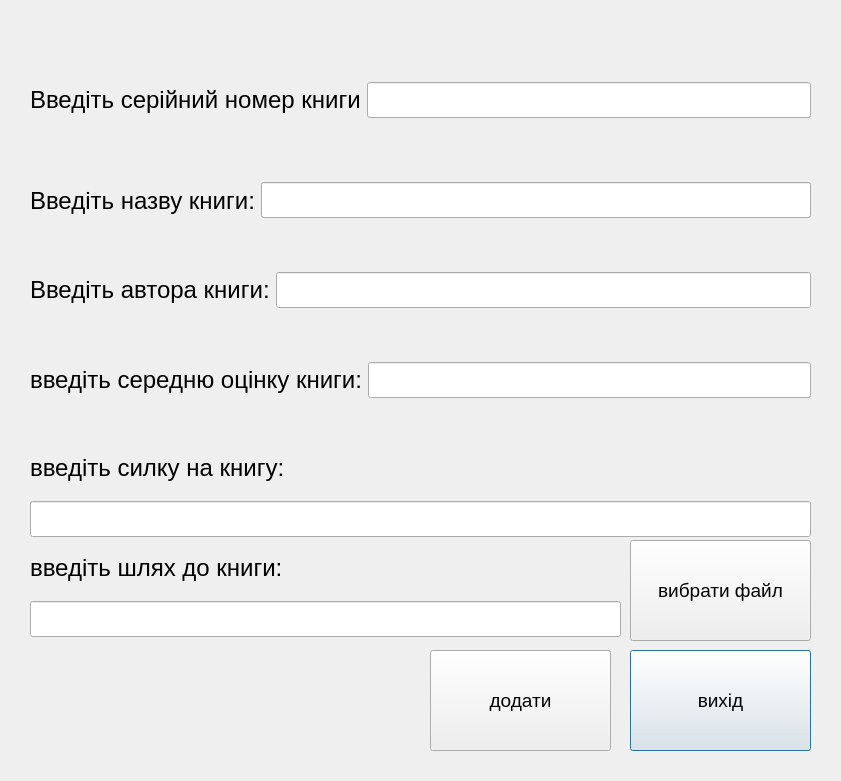
<?xml version="1.0" encoding="UTF-8"?>
<ui version="4.0">
 <class>addDataInDatabase</class>
 <widget class="QDialog" name="addDataInDatabase">
  <property name="geometry">
   <rect>
    <x>0</x>
    <y>0</y>
    <width>841</width>
    <height>781</height>
   </rect>
  </property>
  <property name="windowTitle">
   <string>Dialog</string>
  </property>
  <widget class="QPushButton" name="pushButton">
   <property name="geometry">
    <rect>
     <x>630</x>
     <y>650</y>
     <width>181</width>
     <height>101</height>
    </rect>
   </property>
   <property name="font">
    <font>
     <pointsize>14</pointsize>
    </font>
   </property>
   <property name="text">
    <string>вихід</string>
   </property>
  </widget>
  <widget class="QPushButton" name="addData">
   <property name="geometry">
    <rect>
     <x>430</x>
     <y>650</y>
     <width>181</width>
     <height>101</height>
    </rect>
   </property>
   <property name="font">
    <font>
     <pointsize>14</pointsize>
    </font>
   </property>
   <property name="text">
    <string>додати</string>
   </property>
  </widget>
  <widget class="QWidget" name="horizontalLayoutWidget">
   <property name="geometry">
    <rect>
     <x>30</x>
     <y>160</y>
     <width>781</width>
     <height>81</height>
    </rect>
   </property>
   <layout class="QHBoxLayout" name="horizontalLayout">
    <item>
     <widget class="QLabel" name="label">
      <property name="font">
       <font>
        <pointsize>18</pointsize>
       </font>
      </property>
      <property name="text">
       <string>Введіть назву книги:</string>
      </property>
     </widget>
    </item>
    <item>
     <widget class="QLineEdit" name="nameBook">
      <property name="font">
       <font>
        <pointsize>18</pointsize>
       </font>
      </property>
     </widget>
    </item>
   </layout>
  </widget>
  <widget class="QWidget" name="horizontalLayoutWidget_2">
   <property name="geometry">
    <rect>
     <x>30</x>
     <y>250</y>
     <width>781</width>
     <height>80</height>
    </rect>
   </property>
   <layout class="QHBoxLayout" name="horizontalLayout_2">
    <item>
     <widget class="QLabel" name="label_2">
      <property name="font">
       <font>
        <pointsize>18</pointsize>
       </font>
      </property>
      <property name="text">
       <string>Введіть автора книги:</string>
      </property>
     </widget>
    </item>
    <item>
     <widget class="QLineEdit" name="authorofBook">
      <property name="font">
       <font>
        <pointsize>18</pointsize>
       </font>
      </property>
      <property name="text">
       <string/>
      </property>
     </widget>
    </item>
   </layout>
  </widget>
  <widget class="QWidget" name="horizontalLayoutWidget_3">
   <property name="geometry">
    <rect>
     <x>30</x>
     <y>340</y>
     <width>781</width>
     <height>80</height>
    </rect>
   </property>
   <layout class="QHBoxLayout" name="horizontalLayout_3">
    <item>
     <widget class="QLabel" name="label_3">
      <property name="font">
       <font>
        <pointsize>18</pointsize>
       </font>
      </property>
      <property name="text">
       <string>введіть середню оцінку книги:</string>
      </property>
     </widget>
    </item>
    <item>
     <widget class="QLineEdit" name="gpa">
      <property name="font">
       <font>
        <pointsize>18</pointsize>
       </font>
      </property>
      <property name="text">
       <string/>
      </property>
     </widget>
    </item>
   </layout>
  </widget>
  <widget class="QWidget" name="horizontalLayoutWidget_4">
   <property name="geometry">
    <rect>
     <x>30</x>
     <y>60</y>
     <width>781</width>
     <height>80</height>
    </rect>
   </property>
   <layout class="QHBoxLayout" name="horizontalLayout_4">
    <item>
     <widget class="QLabel" name="label_4">
      <property name="font">
       <font>
        <pointsize>18</pointsize>
       </font>
      </property>
      <property name="text">
       <string>Введіть серійний номер книги</string>
      </property>
     </widget>
    </item>
    <item>
     <widget class="QLineEdit" name="idBook">
      <property name="font">
       <font>
        <pointsize>18</pointsize>
       </font>
      </property>
     </widget>
    </item>
   </layout>
  </widget>
  <widget class="QWidget" name="verticalLayoutWidget">
   <property name="geometry">
    <rect>
     <x>30</x>
     <y>440</y>
     <width>781</width>
     <height>97</height>
    </rect>
   </property>
   <layout class="QVBoxLayout" name="verticalLayout">
    <item>
     <widget class="QLabel" name="label_5">
      <property name="font">
       <font>
        <pointsize>18</pointsize>
       </font>
      </property>
      <property name="text">
       <string>введіть cилку на книгу:</string>
      </property>
     </widget>
    </item>
    <item>
     <widget class="QLineEdit" name="wayToPDF">
      <property name="font">
       <font>
        <pointsize>18</pointsize>
       </font>
      </property>
      <property name="text">
       <string/>
      </property>
     </widget>
    </item>
   </layout>
  </widget>
  <widget class="QWidget" name="verticalLayoutWidget_2">
   <property name="geometry">
    <rect>
     <x>30</x>
     <y>540</y>
     <width>591</width>
     <height>97</height>
    </rect>
   </property>
   <layout class="QVBoxLayout" name="verticalLayout_2">
    <item>
     <widget class="QLabel" name="label_6">
      <property name="font">
       <font>
        <pointsize>18</pointsize>
       </font>
      </property>
      <property name="text">
       <string>введіть шлях до книги:</string>
      </property>
     </widget>
    </item>
    <item>
     <widget class="QLineEdit" name="wayToPDF_2">
      <property name="font">
       <font>
        <pointsize>18</pointsize>
       </font>
      </property>
      <property name="text">
       <string/>
      </property>
     </widget>
    </item>
   </layout>
  </widget>
  <widget class="QPushButton" name="addData_2">
   <property name="geometry">
    <rect>
     <x>630</x>
     <y>540</y>
     <width>181</width>
     <height>101</height>
    </rect>
   </property>
   <property name="font">
    <font>
     <pointsize>14</pointsize>
    </font>
   </property>
   <property name="text">
    <string>вибрати файл</string>
   </property>
  </widget>
  <zorder>addData</zorder>
  <zorder>pushButton</zorder>
  <zorder>horizontalLayoutWidget</zorder>
  <zorder>horizontalLayoutWidget_2</zorder>
  <zorder>horizontalLayoutWidget_3</zorder>
  <zorder>horizontalLayoutWidget_4</zorder>
  <zorder>verticalLayoutWidget</zorder>
  <zorder>verticalLayoutWidget_2</zorder>
  <zorder>addData_2</zorder>
 </widget>
 <resources/>
 <connections/>
</ui>
